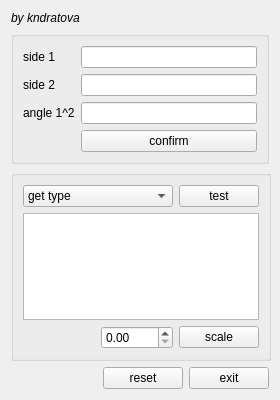
<?xml version="1.0" encoding="UTF-8"?>
<ui version="4.0">
 <class>Widget</class>
 <widget class="QWidget" name="Widget">
  <property name="geometry">
   <rect>
    <x>0</x>
    <y>0</y>
    <width>280</width>
    <height>400</height>
   </rect>
  </property>
  <property name="minimumSize">
   <size>
    <width>280</width>
    <height>400</height>
   </size>
  </property>
  <property name="maximumSize">
   <size>
    <width>16777215</width>
    <height>16777215</height>
   </size>
  </property>
  <property name="windowTitle">
   <string>Widget</string>
  </property>
  <layout class="QGridLayout" name="gridLayout_2">
   <item row="0" column="0" colspan="2">
    <widget class="QLabel" name="label_4">
     <property name="font">
      <font>
       <italic>true</italic>
      </font>
     </property>
     <property name="text">
      <string>by kndratova</string>
     </property>
    </widget>
   </item>
   <item row="1" column="0" colspan="3">
    <widget class="QGroupBox" name="groupBoxInitialInput">
     <property name="title">
      <string/>
     </property>
     <layout class="QFormLayout" name="formLayout">
      <item row="0" column="0">
       <widget class="QLabel" name="label">
        <property name="text">
         <string>side 1</string>
        </property>
       </widget>
      </item>
      <item row="0" column="1">
       <widget class="QLineEdit" name="lineEditTriangleSide_1"/>
      </item>
      <item row="1" column="0">
       <widget class="QLabel" name="label_2">
        <property name="text">
         <string>side 2</string>
        </property>
       </widget>
      </item>
      <item row="1" column="1">
       <widget class="QLineEdit" name="lineEditTriangleSide_2"/>
      </item>
      <item row="2" column="0">
       <widget class="QLabel" name="label_3">
        <property name="text">
         <string>angle 1^2</string>
        </property>
       </widget>
      </item>
      <item row="2" column="1">
       <widget class="QLineEdit" name="lineEditTriangleAngle_12"/>
      </item>
      <item row="3" column="1">
       <widget class="QPushButton" name="pushButtonConfirm">
        <property name="text">
         <string>confirm</string>
        </property>
       </widget>
      </item>
     </layout>
    </widget>
   </item>
   <item row="2" column="0" colspan="3">
    <widget class="QGroupBox" name="groupBoxTesting">
     <property name="minimumSize">
      <size>
       <width>260</width>
       <height>180</height>
      </size>
     </property>
     <property name="title">
      <string/>
     </property>
     <layout class="QGridLayout" name="gridLayout">
      <item row="2" column="2">
       <widget class="QPushButton" name="pushButtonScale">
        <property name="text">
         <string>scale</string>
        </property>
       </widget>
      </item>
      <item row="0" column="2">
       <widget class="QPushButton" name="pushButtonTest">
        <property name="text">
         <string>test</string>
        </property>
       </widget>
      </item>
      <item row="0" column="0" colspan="2">
       <widget class="QComboBox" name="comboBoxTestingMethod">
        <property name="minimumSize">
         <size>
          <width>150</width>
          <height>0</height>
         </size>
        </property>
        <item>
         <property name="text">
          <string>get type</string>
         </property>
        </item>
        <item>
         <property name="text">
          <string>get perimeter</string>
         </property>
        </item>
        <item>
         <property name="text">
          <string>get all angles</string>
         </property>
        </item>
        <item>
         <property name="text">
          <string>get max angle height</string>
         </property>
        </item>
       </widget>
      </item>
      <item row="1" column="0" colspan="3">
       <widget class="QTextBrowser" name="textBrowserResultData">
        <property name="font">
         <font>
          <pointsize>12</pointsize>
          <bold>true</bold>
         </font>
        </property>
       </widget>
      </item>
      <item row="2" column="1">
       <widget class="QDoubleSpinBox" name="doubleSpinBoxScale">
        <property name="minimumSize">
         <size>
          <width>0</width>
          <height>0</height>
         </size>
        </property>
        <property name="maximumSize">
         <size>
          <width>100</width>
          <height>16777215</height>
         </size>
        </property>
       </widget>
      </item>
     </layout>
    </widget>
   </item>
   <item row="3" column="0">
    <spacer name="horizontalSpacer">
     <property name="orientation">
      <enum>Qt::Horizontal</enum>
     </property>
     <property name="sizeHint" stdset="0">
      <size>
       <width>87</width>
       <height>20</height>
      </size>
     </property>
    </spacer>
   </item>
   <item row="3" column="1">
    <widget class="QPushButton" name="pushButtonReset">
     <property name="text">
      <string>reset</string>
     </property>
    </widget>
   </item>
   <item row="3" column="2">
    <widget class="QPushButton" name="pushButtonExit">
     <property name="text">
      <string>exit</string>
     </property>
    </widget>
   </item>
  </layout>
 </widget>
 <resources/>
 <connections/>
</ui>
